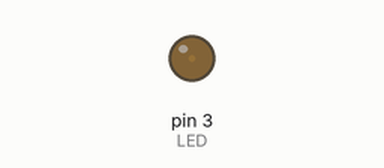
This sketch was run on a simulated Arduino Uno, built with avr-gcc and run on an emulated ATmega328P. Shown: output pins drawn as LEDs (lit = HIGH).

Above: at 0.05 s.
At 1.55 s:
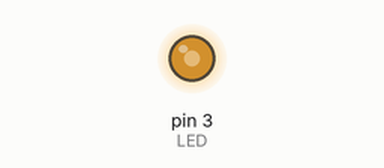
At 2.55 s:
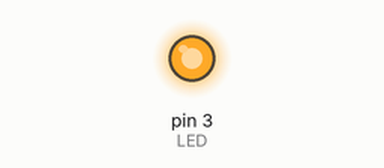
At 5.1 s:
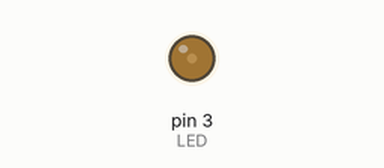
Timing chart, 0 to 8.0 s (numbered marks = the images above):
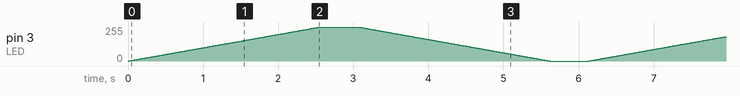

The sketch:

YPOK_10_2.ino
```cpp
// Урок 10 схема 2
int LED = 3; //определяется переменная LED, которой присваивается номер Пина
int i=0; // вводится переменная для использования в цикле
void setup() {
 pinMode(LED, OUTPUT); // установка режима работы контакта
}
void loop() {
for (i = 0; i <= 255; i++) {   // запускается цикл с изменением значения i от 0 до 255
        analogWrite(LED, i);  // плавно включаются светодиоды
        delay(10);  }   // задержка для фиксации результата в цикле
delay (500);  // задержка для фиксации результата вне цикла
 for (i = 255; i >= 0; i--) {   // запускается цикл с изменением значения i от 255 до 0
 analogWrite(LED, i);   // плавно гасятся светодиоды
 delay(10); }  // задержка для фиксации результата в цикле
 delay(500);  // задержка для фиксации результата вне цикла
 }
```
